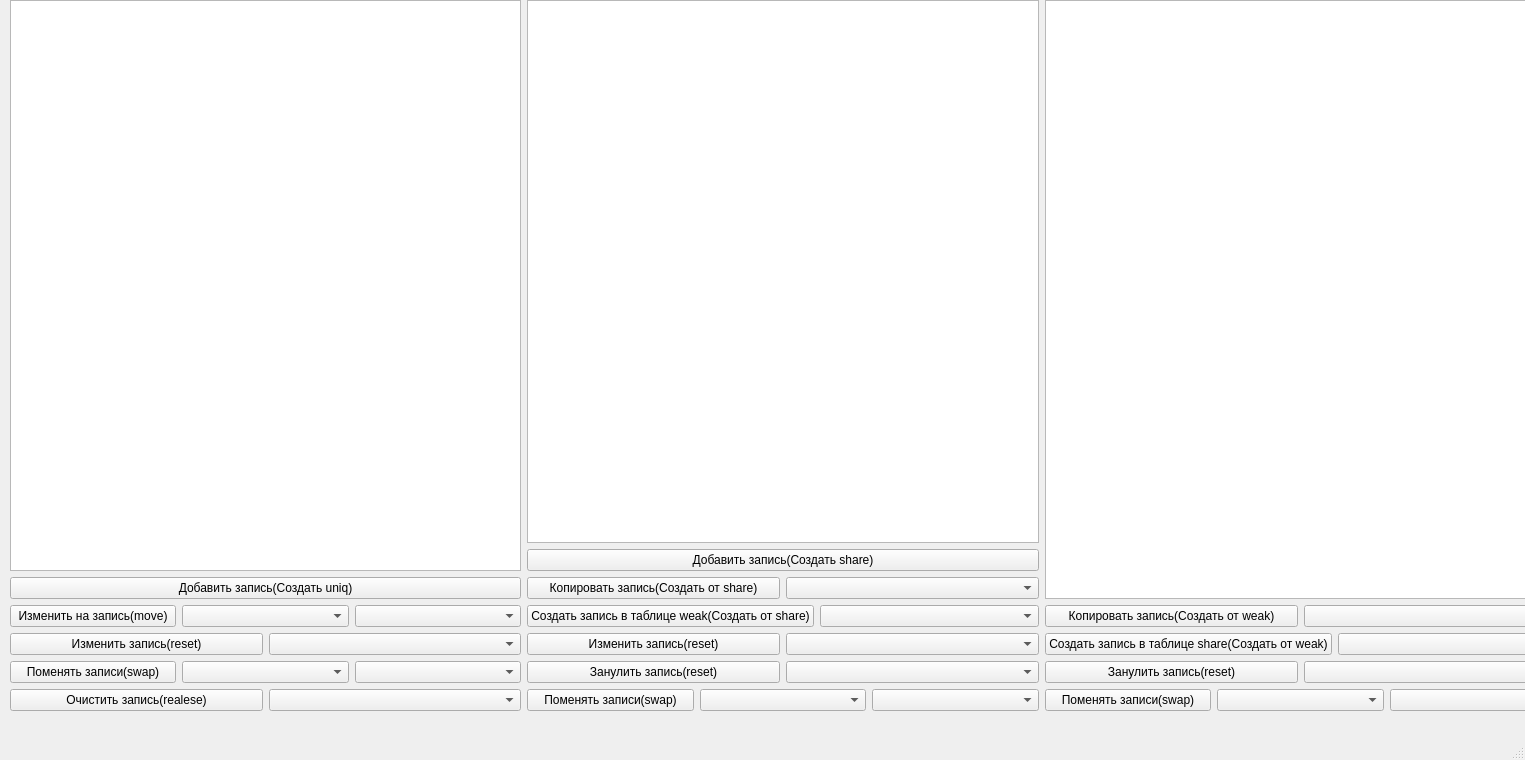
<?xml version="1.0" encoding="UTF-8"?>
<ui version="4.0">
 <class>MainWindow</class>
 <widget class="QMainWindow" name="MainWindow">
  <property name="geometry">
   <rect>
    <x>0</x>
    <y>0</y>
    <width>1525</width>
    <height>760</height>
   </rect>
  </property>
  <property name="windowTitle">
   <string>MainWindow</string>
  </property>
  <widget class="QWidget" name="centralwidget">
   <widget class="QLabel" name="label">
    <property name="geometry">
     <rect>
      <x>852</x>
      <y>200</y>
      <width>171</width>
      <height>20</height>
     </rect>
    </property>
    <property name="text">
     <string/>
    </property>
   </widget>
   <widget class="QWidget" name="">
    <property name="geometry">
     <rect>
      <x>10</x>
      <y>0</y>
      <width>1546</width>
      <height>711</height>
     </rect>
    </property>
    <layout class="QHBoxLayout" name="horizontalLayout_8">
     <item>
      <layout class="QVBoxLayout" name="verticalLayout_4">
       <item>
        <widget class="QTableView" name="tableView"/>
       </item>
       <item>
        <layout class="QVBoxLayout" name="verticalLayout">
         <item>
          <widget class="QPushButton" name="pushButton">
           <property name="text">
            <string>Добавить запись(Создать uniq)</string>
           </property>
          </widget>
         </item>
         <item>
          <layout class="QHBoxLayout" name="horizontalLayout_13">
           <item>
            <widget class="QPushButton" name="pushButton_3">
             <property name="text">
              <string>Изменить на запись(move)</string>
             </property>
            </widget>
           </item>
           <item>
            <widget class="QComboBox" name="comboBox_15"/>
           </item>
           <item>
            <widget class="QComboBox" name="comboBox_16"/>
           </item>
          </layout>
         </item>
         <item>
          <layout class="QHBoxLayout" name="horizontalLayout_12">
           <item>
            <widget class="QPushButton" name="pushButton_8">
             <property name="text">
              <string>Изменить запись(reset)</string>
             </property>
            </widget>
           </item>
           <item>
            <widget class="QComboBox" name="comboBox_14"/>
           </item>
          </layout>
         </item>
         <item>
          <layout class="QHBoxLayout" name="horizontalLayout">
           <item>
            <widget class="QPushButton" name="pushButton_4">
             <property name="text">
              <string>Поменять записи(swap)</string>
             </property>
            </widget>
           </item>
           <item>
            <widget class="QComboBox" name="comboBox"/>
           </item>
           <item>
            <widget class="QComboBox" name="comboBox_2"/>
           </item>
          </layout>
         </item>
         <item>
          <layout class="QHBoxLayout" name="horizontalLayout_14">
           <item>
            <widget class="QPushButton" name="pushButton_2">
             <property name="text">
              <string>Очистить запись(realese)</string>
             </property>
            </widget>
           </item>
           <item>
            <widget class="QComboBox" name="comboBox_17"/>
           </item>
          </layout>
         </item>
        </layout>
       </item>
      </layout>
     </item>
     <item>
      <layout class="QVBoxLayout" name="verticalLayout_3">
       <item>
        <widget class="QTableView" name="tableView_2"/>
       </item>
       <item>
        <layout class="QVBoxLayout" name="verticalLayout_2">
         <item>
          <widget class="QPushButton" name="pushButton_5">
           <property name="text">
            <string>Добавить запись(Создать share)</string>
           </property>
          </widget>
         </item>
         <item>
          <layout class="QHBoxLayout" name="horizontalLayout_3">
           <item>
            <widget class="QPushButton" name="pushButton_9">
             <property name="text">
              <string>Копировать запись(Создать от share)</string>
             </property>
            </widget>
           </item>
           <item>
            <widget class="QComboBox" name="comboBox_5"/>
           </item>
          </layout>
         </item>
         <item>
          <layout class="QHBoxLayout" name="horizontalLayout_11">
           <item>
            <widget class="QPushButton" name="pushButton_15">
             <property name="text">
              <string>Создать запись в таблице weak(Создать от share)</string>
             </property>
            </widget>
           </item>
           <item>
            <widget class="QComboBox" name="comboBox_13"/>
           </item>
          </layout>
         </item>
         <item>
          <layout class="QHBoxLayout" name="horizontalLayout_4">
           <item>
            <widget class="QPushButton" name="pushButton_6">
             <property name="text">
              <string>Изменить запись(reset)</string>
             </property>
            </widget>
           </item>
           <item>
            <widget class="QComboBox" name="comboBox_6"/>
           </item>
          </layout>
         </item>
         <item>
          <layout class="QHBoxLayout" name="horizontalLayout_10">
           <item>
            <widget class="QPushButton" name="pushButton_14">
             <property name="text">
              <string>Занулить запись(reset)</string>
             </property>
            </widget>
           </item>
           <item>
            <widget class="QComboBox" name="comboBox_12"/>
           </item>
          </layout>
         </item>
         <item>
          <layout class="QHBoxLayout" name="horizontalLayout_2">
           <item>
            <widget class="QPushButton" name="pushButton_7">
             <property name="text">
              <string>Поменять записи(swap)</string>
             </property>
            </widget>
           </item>
           <item>
            <widget class="QComboBox" name="comboBox_3"/>
           </item>
           <item>
            <widget class="QComboBox" name="comboBox_4"/>
           </item>
          </layout>
         </item>
        </layout>
       </item>
      </layout>
     </item>
     <item>
      <layout class="QVBoxLayout" name="verticalLayout_5">
       <item>
        <widget class="QTableView" name="tableView_3"/>
       </item>
       <item>
        <layout class="QVBoxLayout" name="verticalLayout_6">
         <item>
          <layout class="QHBoxLayout" name="horizontalLayout_5">
           <item>
            <widget class="QPushButton" name="pushButton_10">
             <property name="text">
              <string>Копировать запись(Создать от weak)</string>
             </property>
            </widget>
           </item>
           <item>
            <widget class="QComboBox" name="comboBox_7"/>
           </item>
          </layout>
         </item>
         <item>
          <layout class="QHBoxLayout" name="horizontalLayout_9">
           <item>
            <widget class="QPushButton" name="pushButton_13">
             <property name="text">
              <string>Создать запись в таблице share(Создать от weak)</string>
             </property>
            </widget>
           </item>
           <item>
            <widget class="QComboBox" name="comboBox_11"/>
           </item>
          </layout>
         </item>
         <item>
          <layout class="QHBoxLayout" name="horizontalLayout_6">
           <item>
            <widget class="QPushButton" name="pushButton_11">
             <property name="text">
              <string>Занулить запись(reset)</string>
             </property>
            </widget>
           </item>
           <item>
            <widget class="QComboBox" name="comboBox_8"/>
           </item>
          </layout>
         </item>
         <item>
          <layout class="QHBoxLayout" name="horizontalLayout_7">
           <item>
            <widget class="QPushButton" name="pushButton_12">
             <property name="text">
              <string>Поменять записи(swap)</string>
             </property>
            </widget>
           </item>
           <item>
            <widget class="QComboBox" name="comboBox_9"/>
           </item>
           <item>
            <widget class="QComboBox" name="comboBox_10"/>
           </item>
          </layout>
         </item>
        </layout>
       </item>
      </layout>
     </item>
    </layout>
   </widget>
  </widget>
  <widget class="QMenuBar" name="menubar">
   <property name="geometry">
    <rect>
     <x>0</x>
     <y>0</y>
     <width>1525</width>
     <height>25</height>
    </rect>
   </property>
  </widget>
  <widget class="QStatusBar" name="statusbar"/>
 </widget>
 <resources/>
 <connections/>
</ui>
